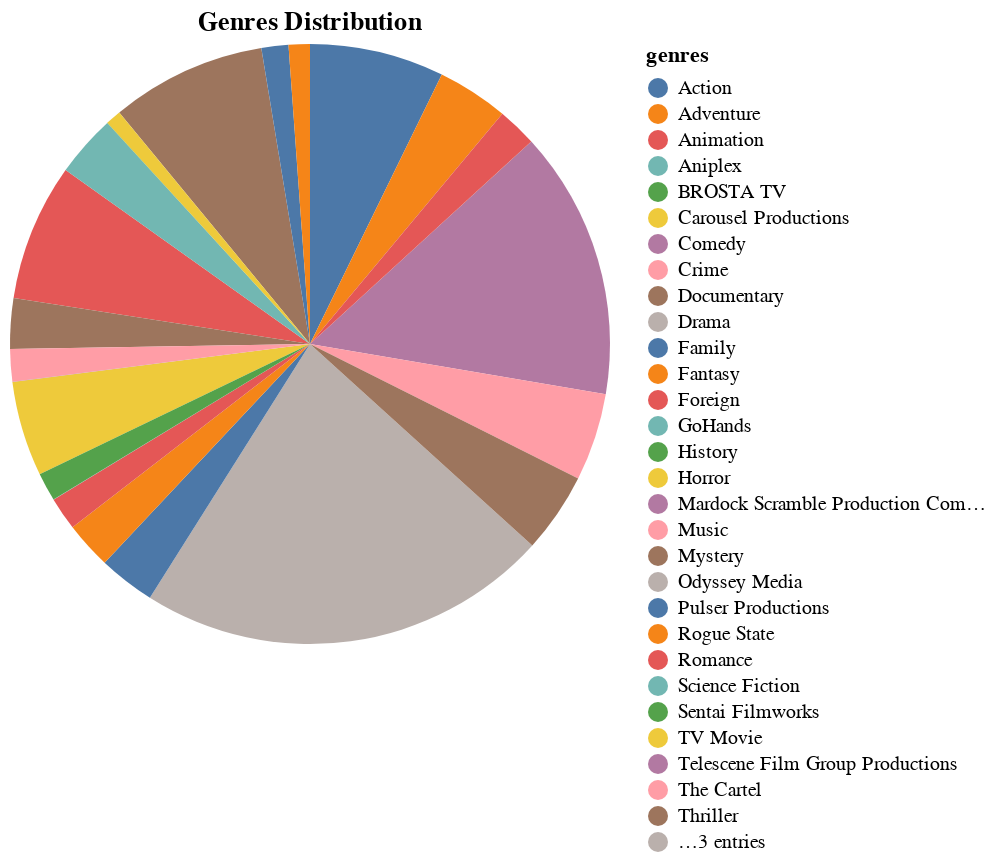

Notebook code cell kept with this figure:
### Code cell
# plot the genres distribution
alt.Chart(genres).mark_arc().encode(
    theta=alt.Theta(field='percentage', type='quantitative', stack=True),
    color=alt.Color(field='genres', type='nominal'),
    tooltip=[alt.Tooltip('genres', title='Genre'), alt.Tooltip('percentage', format='.2f', title='Percentage')]
).properties(
    title='Genres Distribution'
).interactive()

### Figure 1 — Vega-Lite specification as saved in the notebook (floating-point values rounded to 4 significant figures)
{"config": {"view": {"continuousWidth": 300, "continuousHeight": 300}}, "data": {"name": "data-7a5acd705897b16d5b322c2d9ff4d5c4"}, "mark": {"type": "arc"}, "encoding": {"color": {"field": "genres", "type": "nominal"}, "theta": {"field": "percentage", "stack": true, "type": "quantitative"}, "tooltip": [{"field": "genres", "title": "Genre", "type": "nominal"}, {"field": "percentage", "format": ".2f", "title": "Percentage", "type": "quantitative"}]}, "params": [{"name": "param_34", "select": {"type": "interval", "encodings": ["x", "y"]}, "bind": "scales"}], "title": "Genres Distribution", "$schema": "https://vega.github.io/schema/vega-lite/v5.17.0.json", "datasets": {"data-7a5acd705897b16d5b322c2d9ff4d5c4": [{"genres": "Drama", "count": 20265, "percentage": 22.24}, {"genres": "Comedy", "count": 13182, "percentage": 14.47}, {"genres": "Thriller", "count": 7624, "percentage": 8.368}, {"genres": "Romance", "count": 6735, "percentage": 7.392}, {"genres": "Action", "count": 6596, "percentage": 7.24}, {"genres": "Horror", "count": 4673, "percentage": 5.129}, {"genres": "Crime", "count": 4307, "percentage": 4.727}, {"genres": "Documentary", "count": 3932, "percentage": 4.316}, {"genres": "Adventure", "count": 3496, "percentage": 3.837}, {"genres": "Science Fiction", "count": 3049, "percentage": 3.347}, {"genres": "Family", "count": 2770, "percentage": 3.04}, {"genres": "Mystery", "count": 2467, "percentage": 2.708}, {"genres": "Fantasy", "count": 2313, "percentage": 2.539}, {"genres": "Animation", "count": 1935, "percentage": 2.124}, {"genres": "Foreign", "count": 1622, "percentage": 1.78}, {"genres": "Music", "count": 1598, "percentage": 1.754}, {"genres": "History", "count": 1398, "percentage": 1.534}, {"genres": "War", "count": 1323, "percentage": 1.452}, {"genres": "Western", "count": 1042, "percentage": 1.144}, {"genres": "TV Movie", "count": 767, "percentage": 0.8419}, {"genres": "Odyssey Media", "count": 1, "percentage": 0.001098}, {"genres": "Pulser Productions", "count": 1, "percentage": 0.001098}, {"genres": "Rogue State", "count": 1, "percentage": 0.001098}, {"genres": "GoHands", "count": 1, "percentage": 0.001098}, {"genres": "Carousel Productions", "count": 1, "percentage": 0.001098}, {"genres": "Sentai Filmworks", "count": 1, "percentage": 0.001098}, {"genres": "Telescene Film Group Productions", "count": 1, "percentage": 0.001098}, {"genres": "The Cartel", "count": 1, "percentage": 0.001098}, {"genres": "BROSTA TV", "count": 1, "percentage": 0.001098}, {"genres": "Vision View Entertainment", "count": 1, "percentage": 0.001098}, {"genres": "Aniplex", "count": 1, "percentage": 0.001098}, {"genres": "Mardock Scramble Production Committee", "count": 1, "percentage": 0.001098}]}}
